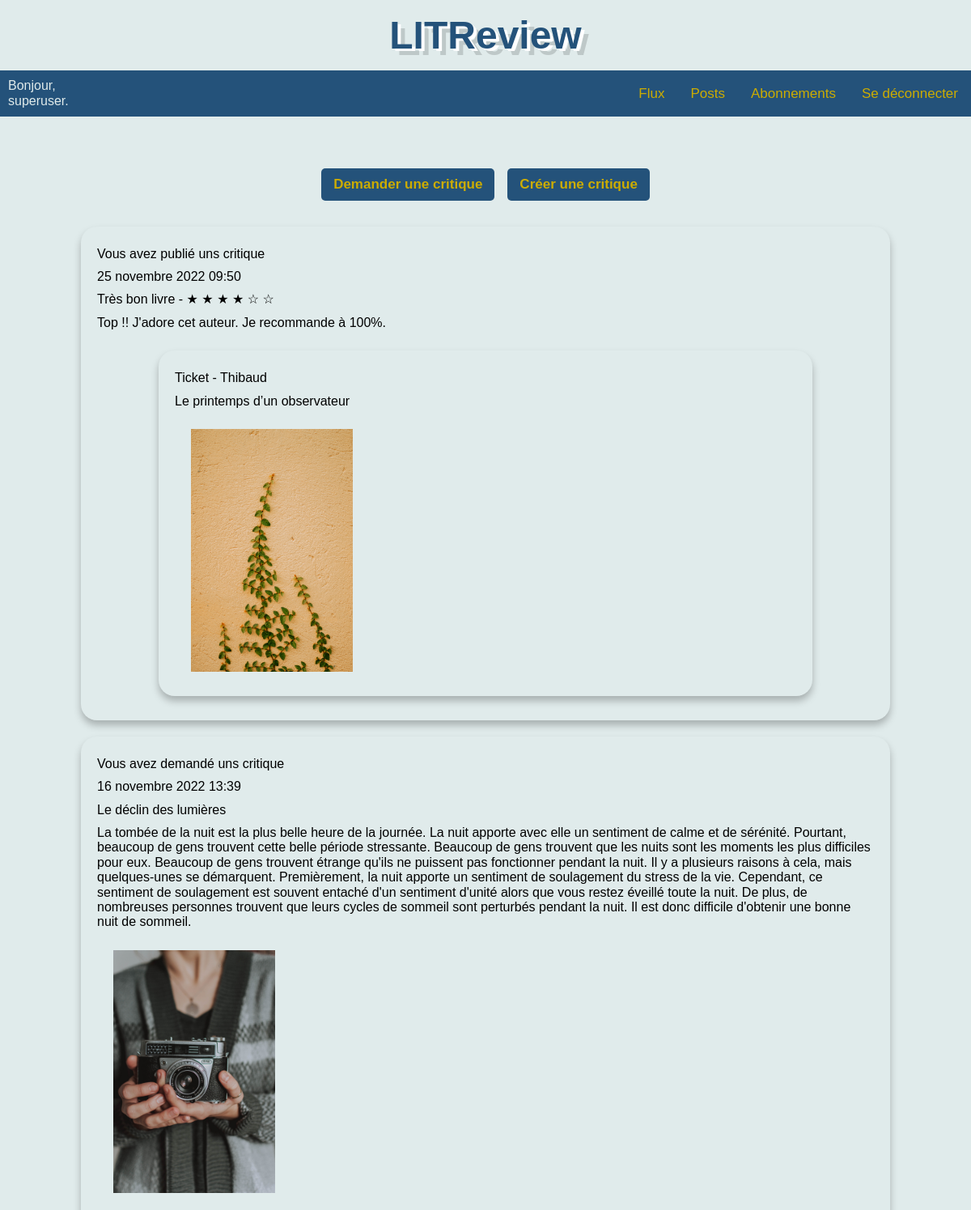
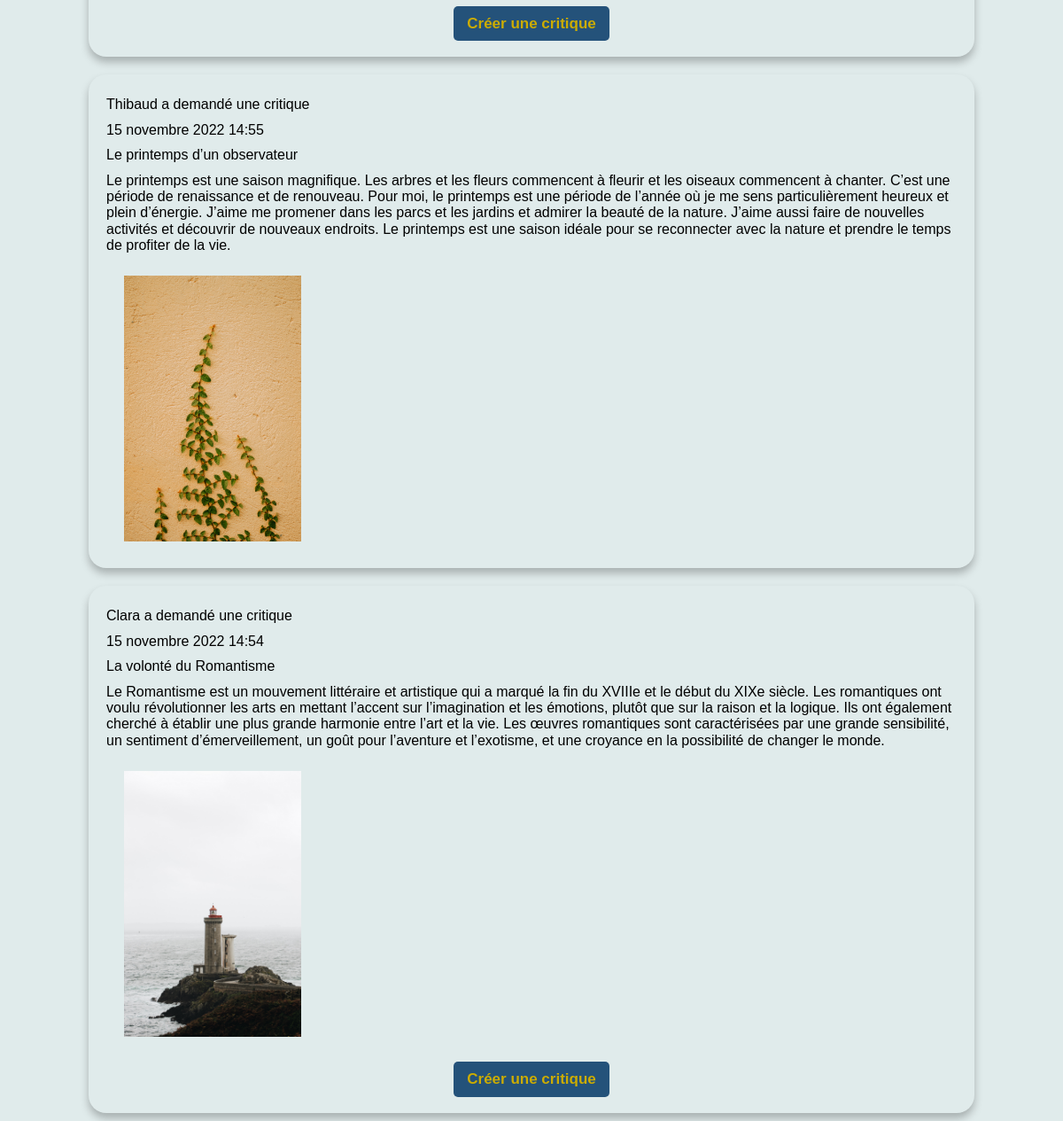
Screenshot of / (signed in) with the database file from the repository (2 pictures, top to bottom).
### authentication/models.py (models this page shows)
class User(AbstractUser):
    pass

### contributions/models.py (models this page shows, shortened)
class Review(models.Model):
    ticket = models.ForeignKey(to=Ticket, on_delete=models.CASCADE)
    rating = models.fields.PositiveSmallIntegerField(
        validators=[MinValueValidator(0),
                    MaxValueValidator(5)]
    )
    user = models.ForeignKey(to=settings.AUTH_USER_MODEL,
                             on_delete=models.CASCADE)
    headline = models.fields.CharField(max_length=128)
    body = models.fields.TextField(max_length=8192, blank=True)
    time_created = models.DateTimeField(auto_now_add=True)

class Ticket(models.Model):
    title = models.fields.CharField(max_length=128)
    description = models.fields.TextField(max_length=2048, blank=True)
    user = models.ForeignKey(to=settings.AUTH_USER_MODEL,
                             on_delete=models.CASCADE)
    image = models.ImageField(null=True, blank=True)
    time_created = models.DateTimeField(auto_now_add=True)

### contributions/views.py (the view)
# urls.py: path('', flux, name='index'),
@login_required
def flux(request):
    users_followed = UserFollows.objects.filter(user=request.user)
    user_reviews = get_users_reviews(request, request.user)
    followed_user_reviews = get_followed_user_reviews(request, users_followed)
    reviews = user_reviews | followed_user_reviews
    reviews = reviews.annotate(content_type=Value('REVIEW', CharField()))
    user_tickets = get_users_tickets(request, request.user)
    followed_user_tickets = get_followed_user_tickets(request, users_followed)
    tickets = user_tickets | followed_user_tickets
    tickets = tickets.annotate(content_type=Value('TICKET', CharField()))
    all_posts = sorted(chain(tickets, reviews),
                       key=lambda post: post.time_created,
                       reverse=True)
    return render(request, 'contributions/index.html', {'posts': all_posts,
                                                        'rating': RATING})

### contributions/views.py (called while the page is built)
@login_required
def get_users_reviews(request, user):
    user_reviews = Review.objects.filter(user=user)
    return user_reviews

@login_required
def get_followed_user_reviews(request, users_followed):
    users_list = users_followed.values_list('followed_user_id')
    user_followed_reviews = Review.objects.filter(user__id__in=users_list)
    return user_followed_reviews

@login_required
def get_users_tickets(request, user):
    user_tickets = Ticket.objects.filter(user=user)
    return user_tickets

@login_required
def get_followed_user_tickets(request, users_followed):
    users_list = users_followed.values_list('followed_user_id')
    user_followed_tickets = Ticket.objects.filter(user__id__in=users_list)
    return user_followed_tickets

### contributions/templates/contributions/index.html (shortened to what this page needs)
{% extends 'base.html' %}
{% block content %}
<div class="box">
    <a class="button" href="{% url 'add_ticket' %}">Demander une critique</a>
    <a class="button" href="{% url 'add_review_not_from_ticket' %}">Créer une critique</a>
</div>
{% for post in posts %}
    {% if post.content_type == 'TICKET' %}
        <div class="card">
            {% if user == post.user %}
                <p>Vous avez demandé uns critique</p>
            {% else %}
                <p>{{ post.user }} a demandé une critique</p>
            {% endif %}
            <p>{{ post.time_created }}</p>
            <p>{{ post.title }}</p>
            <p>{{ post.description }}</p>
            {% if post.image %}
                <img src="{{ post.image.url }}" alt="{{ post.title }}">
            {% endif %}
            {% for search_post in posts %}
                {% if search_post.content_type == 'REVIEW' %}
                    {% if not search_post.ticket.id == post.id %}
                        <div class="card--buttons">
                            <a class="button" href="{% url 'add_review_from_ticket' post.id %}">Créer une critique</a>
                        </div>
                    {% endif %}
                {% endif %}
            {% endfor %}
        </div>
    {% elif post.content_type == 'REVIEW' %}
        <div class="card">
            {% if user == post.user %}
                <p>Vous avez publié uns critique</p>
            {% else %}
                <p>{{ post.user }} a publié une critique</p>
            {% endif %}
            <p>{{ post.time_created }}</p>
            <p>{{ post.headline }} -
                    {% for i in rating %}
                        {% if post.rating <= i %}
                            &#9734
                        {% else %}
                            &#9733
                        {% endif %}
                    {% endfor %}</p>
            <p>{{ post.body }}</p>
            <div class="card">
                <p>Ticket - {{ post.ticket.user }}</p>
                <p>{{ post.ticket.title }}</p>
                {% if post.ticket.image %}
                <img src="{{ post.ticket.image.url }}" alt="{{ post.ticket.title }}">
            {% endif %}
            </div>
        </div>
    {% endif %}
{% endfor %}
{% endblock %}

### templates/base.html (shortened to what this page needs)
{% load static %}
<!DOCTYPE html>
<html lang="fr">
<head>
    <link rel="stylesheet" href="https://cdnjs.cloudflare.com/ajax/libs/normalize/8.0.1/normalize.min.css">
    <link rel="stylesheet" type="text/css" href="{% static 'css/style.css' %}">
</head>
<body>
    <header id="header">
        <h1>LITReview</h1>
        <nav class="nav">
            {% if user.is_authenticated %}
                <p class="nav__item">Bonjour, <br> {{ request.user }}.</p>
                <ul class="nav__item--right">
                    <li><a href="{% url 'index' %}">Flux</a></li>
                    <li><a href="{% url 'posts' %}">Posts</a></li>
                    <li><a href="{% url 'follows' %}">Abonnements</a></li>
                    <li><a href="{% url 'logout' %}">Se déconnecter</a></li>
                </ul>
            {% endif %}
        </nav>
    </header>
    <div class="body__content">
{% block content %}
{% endblock %}
    </div>
</body>
</html>

### static/css/style.css (style rules this page uses)
body { background-color: #e0ebeb; font-family: "Gill Sans", "Gill Sans MT", Calibri, "Trebuchet MS", sans-serif; }
.body__content { margin-top: 200px; }
h1 { color: #24527a; text-align: center; }
.button { background-color: #24527a; border: 0; color: #ccac00; font-size: 17px; font-weight: 800; font-style: normal; text-decoration: none; padding: 10px 15px; border-radius: 5px; display: inline-block; margin: 0.5rem; }
.card { display: flex; flex-direction: column; box-shadow: 0px 6px 10px rgba(0, 0, 0, 0.25); width: 80%; margin: 20px auto; padding: 20px 20px 10px; border-radius: 20px; }
.card > p { margin-top: 5px; margin-bottom: 5px; }
.card > img { padding: 20px; max-width: 200px; }
.card .button { max-width: 25%; }
.card--buttons { display: flex; justify-content: center; }
.box { display: flex; justify-content: center; margin: 1.5rem; }
.nav { align-items: center; display: flex; justify-content: center; overflow: hidden; background-color: #24527a; }
.nav__item { margin: 10px; margin-right: 0.25rem; color: #e0ebeb; }
.nav__item--right { align-items: center; display: flex; flex-direction: row; list-style-type: none; margin: 0; margin-left: auto; margin-right: 0; }
.nav__item--right a { float: left; color: #ccac00; text-align: center; padding: 14px 16px; text-decoration: none; font-size: 17px; }
#header { overflow: hidden; position: fixed; top: 0; width: 100%; background-color: #e0ebeb; }
#header > h1 { font-size: 3em; display: flex; justify-content: center; margin: 1rem auto; color: #24527a; text-shadow: 4px 3px 0px #fff, 9px 8px 0px rgba(0, 0, 0, 0.15); }

### rows the page displays
User: user "superuser"
Review: shows "Vous avez publié uns critique", time_created "25 novembre 2022 09:50", headline "Très bon livre", rating 4 (drawn), body "Top !! J'adore cet auteur. Je recommande à 100%.", ticket.user "Thibaud", ticket "Le printemps d’un observateur", ticket.image (picture), shows "Créer une critique"
Ticket: shows "Vous avez demandé uns critique", time_created "16 novembre 2022 13:39", title "Le déclin des lumières", description "La tombée de la nuit est la plus belle heure de la journée. La nuit apporte avec elle un sentiment de calme et de sérénité. Pourtant, beaucoup de gens trouvent cette belle période stressante. Beaucoup de gens trouvent que les nuits sont les moments les plus difficiles pour eux. Beaucoup de gens trouvent étrange qu'ils ne puissent pas fonctionner pendant la nuit. Il y a plusieurs raisons à cela, mais quelques-unes se démarquent. Premièrement, la nuit apporte un sentiment de soulagement du stress de la vie. Cependant, ce sentiment de soulagement est souvent entaché d'un sentiment d'unité alors que vous restez éveillé toute la nuit. De plus, de nombreuses personnes trouvent que leurs cycles de…", image (picture)
Ticket: user "Thibaud", time_created "15 novembre 2022 14:55", title "Le printemps d’un observateur", description "Le printemps est une saison magnifique. Les arbres et les fleurs commencent à fleurir et les oiseaux commencent à chanter. C’est une période de renaissance et de renouveau. Pour moi, le printemps est une période de l’année où je me sens particulièrement heureux et plein d’énergie. J’aime me promener dans les parcs et les jardins et admirer la beauté de la nature. J’aime aussi faire de nouvelles activités et découvrir de nouveaux endroits. Le printemps est une saison idéale pour se reconnecter avec la nature et prendre le temps de profiter de la vie.", image (picture)
Ticket: user "Clara", time_created "15 novembre 2022 14:54", title "La volonté du Romantisme", description "Le Romantisme est un mouvement littéraire et artistique qui a marqué la fin du XVIIIe et le début du XIXe siècle. Les romantiques ont voulu révolutionner les arts en mettant l’accent sur l’imagination et les émotions, plutôt que sur la raison et la logique. Ils ont également cherché à établir une plus grande harmonie entre l’art et la vie. Les œuvres romantiques sont caractérisées par une grande sensibilité, un sentiment d’émerveillement, un goût pour l’aventure et l’exotisme, et une croyance en la possibilité de changer le monde.", image (picture)
